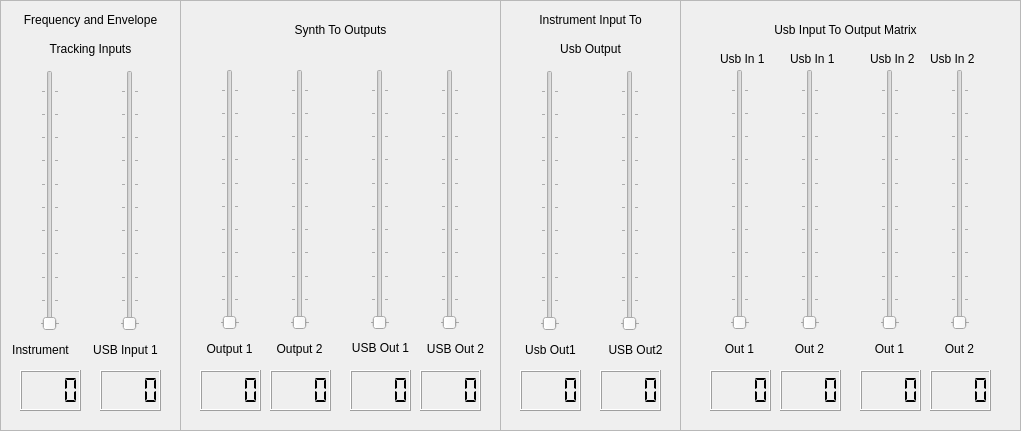
    <widget class="QFrame" name="frame_32">
     <property name="geometry">
      <rect>
       <x>0</x>
       <y>290</y>
       <width>1021</width>
       <height>431</height>
      </rect>
     </property>
     <property name="frameShape">
      <enum>QFrame::StyledPanel</enum>
     </property>
     <property name="frameShadow">
      <enum>QFrame::Raised</enum>
     </property>
     <widget class="QFrame" name="frame_33">
      <property name="geometry">
       <rect>
        <x>0</x>
        <y>0</y>
        <width>181</width>
        <height>431</height>
       </rect>
      </property>
      <property name="frameShape">
       <enum>QFrame::StyledPanel</enum>
      </property>
      <property name="frameShadow">
       <enum>QFrame::Raised</enum>
      </property>
      <widget class="QSlider" name="verticalSlider_Usb1ToSynth">
       <property name="geometry">
        <rect>
         <x>120</x>
         <y>70</y>
         <width>20</width>
         <height>261</height>
        </rect>
       </property>
       <property name="maximum">
        <number>127</number>
       </property>
       <property name="orientation">
        <enum>Qt::Vertical</enum>
       </property>
       <property name="tickPosition">
        <enum>QSlider::TicksBothSides</enum>
       </property>
       <property name="tickInterval">
        <number>12</number>
       </property>
      </widget>
      <widget class="QSlider" name="verticalSlider_InstrumentToSynth">
       <property name="geometry">
        <rect>
         <x>40</x>
         <y>70</y>
         <width>20</width>
         <height>261</height>
        </rect>
       </property>
       <property name="maximum">
        <number>127</number>
       </property>
       <property name="orientation">
        <enum>Qt::Vertical</enum>
       </property>
       <property name="tickPosition">
        <enum>QSlider::TicksBothSides</enum>
       </property>
       <property name="tickInterval">
        <number>12</number>
       </property>
      </widget>
      <widget class="QLabel" name="label_101">
       <property name="geometry">
        <rect>
         <x>10</x>
         <y>10</y>
         <width>161</width>
         <height>20</height>
        </rect>
       </property>
       <property name="text">
        <string>Frequency and Envelope</string>
       </property>
       <property name="alignment">
        <set>Qt::AlignCenter</set>
       </property>
      </widget>
      <widget class="QLabel" name="label_102">
       <property name="geometry">
        <rect>
         <x>40</x>
         <y>40</y>
         <width>101</width>
         <height>18</height>
        </rect>
       </property>
       <property name="text">
        <string>Tracking Inputs</string>
       </property>
       <property name="alignment">
        <set>Qt::AlignCenter</set>
       </property>
      </widget>
      <widget class="QLabel" name="label_103">
       <property name="geometry">
        <rect>
         <x>0</x>
         <y>340</y>
         <width>81</width>
         <height>20</height>
        </rect>
       </property>
       <property name="text">
        <string>Instrument</string>
       </property>
       <property name="alignment">
        <set>Qt::AlignCenter</set>
       </property>
      </widget>
      <widget class="QLabel" name="label_104">
       <property name="geometry">
        <rect>
         <x>90</x>
         <y>340</y>
         <width>71</width>
         <height>20</height>
        </rect>
       </property>
       <property name="text">
        <string>USB Input 1</string>
       </property>
       <property name="alignment">
        <set>Qt::AlignCenter</set>
       </property>
      </widget>
      <widget class="QLCDNumber" name="lcdNumber_InstrumentToSynth">
       <property name="geometry">
        <rect>
         <x>20</x>
         <y>370</y>
         <width>61</width>
         <height>41</height>
        </rect>
       </property>
       <property name="digitCount">
        <number>4</number>
       </property>
       <property name="segmentStyle">
        <enum>QLCDNumber::Flat</enum>
       </property>
      </widget>
      <widget class="QLCDNumber" name="lcdNumber_Usb1ToSynth">
       <property name="geometry">
        <rect>
         <x>100</x>
         <y>370</y>
         <width>61</width>
         <height>41</height>
        </rect>
       </property>
       <property name="digitCount">
        <number>4</number>
       </property>
       <property name="segmentStyle">
        <enum>QLCDNumber::Flat</enum>
       </property>
      </widget>
     </widget>
     <widget class="QFrame" name="frame_34">
      <property name="geometry">
       <rect>
        <x>180</x>
        <y>0</y>
        <width>321</width>
        <height>431</height>
       </rect>
      </property>
      <property name="frameShape">
       <enum>QFrame::StyledPanel</enum>
      </property>
      <property name="frameShadow">
       <enum>QFrame::Raised</enum>
      </property>
      <widget class="QSlider" name="verticalSlider_SynthToOut1">
       <property name="geometry">
        <rect>
         <x>40</x>
         <y>69</y>
         <width>20</width>
         <height>261</height>
        </rect>
       </property>
       <property name="maximum">
        <number>127</number>
       </property>
       <property name="orientation">
        <enum>Qt::Vertical</enum>
       </property>
       <property name="tickPosition">
        <enum>QSlider::TicksBothSides</enum>
       </property>
       <property name="tickInterval">
        <number>12</number>
       </property>
      </widget>
      <widget class="QSlider" name="verticalSlider_SynthToOut2">
       <property name="geometry">
        <rect>
         <x>110</x>
         <y>69</y>
         <width>20</width>
         <height>261</height>
        </rect>
       </property>
       <property name="maximum">
        <number>127</number>
       </property>
       <property name="orientation">
        <enum>Qt::Vertical</enum>
       </property>
       <property name="tickPosition">
        <enum>QSlider::TicksBothSides</enum>
       </property>
       <property name="tickInterval">
        <number>12</number>
       </property>
      </widget>
      <widget class="QSlider" name="verticalSlider_SynthToUsbOut2">
       <property name="geometry">
        <rect>
         <x>260</x>
         <y>69</y>
         <width>20</width>
         <height>261</height>
        </rect>
       </property>
       <property name="maximum">
        <number>127</number>
       </property>
       <property name="orientation">
        <enum>Qt::Vertical</enum>
       </property>
       <property name="tickPosition">
        <enum>QSlider::TicksBothSides</enum>
       </property>
       <property name="tickInterval">
        <number>12</number>
       </property>
      </widget>
      <widget class="QSlider" name="verticalSlider_SynthToUsbOut1">
       <property name="geometry">
        <rect>
         <x>190</x>
         <y>69</y>
         <width>20</width>
         <height>261</height>
        </rect>
       </property>
       <property name="maximum">
        <number>127</number>
       </property>
       <property name="orientation">
        <enum>Qt::Vertical</enum>
       </property>
       <property name="tickPosition">
        <enum>QSlider::TicksBothSides</enum>
       </property>
       <property name="tickInterval">
        <number>12</number>
       </property>
      </widget>
      <widget class="QLabel" name="label_105">
       <property name="geometry">
        <rect>
         <x>100</x>
         <y>20</y>
         <width>121</width>
         <height>20</height>
        </rect>
       </property>
       <property name="text">
        <string>Synth To Outputs</string>
       </property>
       <property name="alignment">
        <set>Qt::AlignCenter</set>
       </property>
      </widget>
      <widget class="QLabel" name="label_106">
       <property name="geometry">
        <rect>
         <x>20</x>
         <y>340</y>
         <width>59</width>
         <height>18</height>
        </rect>
       </property>
       <property name="text">
        <string>Output 1</string>
       </property>
       <property name="alignment">
        <set>Qt::AlignCenter</set>
       </property>
      </widget>
      <widget class="QLabel" name="label_107">
       <property name="geometry">
        <rect>
         <x>90</x>
         <y>340</y>
         <width>59</width>
         <height>18</height>
        </rect>
       </property>
       <property name="text">
        <string>Output 2</string>
       </property>
       <property name="alignment">
        <set>Qt::AlignCenter</set>
       </property>
      </widget>
      <widget class="QLabel" name="label_108">
       <property name="geometry">
        <rect>
         <x>160</x>
         <y>340</y>
         <width>81</width>
         <height>16</height>
        </rect>
       </property>
       <property name="text">
        <string>USB Out 1</string>
       </property>
       <property name="alignment">
        <set>Qt::AlignCenter</set>
       </property>
      </widget>
      <widget class="QLabel" name="label_109">
       <property name="geometry">
        <rect>
         <x>240</x>
         <y>340</y>
         <width>71</width>
         <height>18</height>
        </rect>
       </property>
       <property name="text">
        <string>USB Out 2</string>
       </property>
       <property name="alignment">
        <set>Qt::AlignCenter</set>
       </property>
      </widget>
      <widget class="QLCDNumber" name="lcdNumber_SynthToOut1">
       <property name="geometry">
        <rect>
         <x>20</x>
         <y>370</y>
         <width>61</width>
         <height>41</height>
        </rect>
       </property>
       <property name="digitCount">
        <number>4</number>
       </property>
       <property name="segmentStyle">
        <enum>QLCDNumber::Flat</enum>
       </property>
      </widget>
      <widget class="QLCDNumber" name="lcdNumber_SynthToOut2">
       <property name="geometry">
        <rect>
         <x>90</x>
         <y>370</y>
         <width>61</width>
         <height>41</height>
        </rect>
       </property>
       <property name="digitCount">
        <number>4</number>
       </property>
       <property name="segmentStyle">
        <enum>QLCDNumber::Flat</enum>
       </property>
      </widget>
      <widget class="QLCDNumber" name="lcdNumber_SynthToUsbOut1">
       <property name="geometry">
        <rect>
         <x>170</x>
         <y>370</y>
         <width>61</width>
         <height>41</height>
        </rect>
       </property>
       <property name="digitCount">
        <number>4</number>
       </property>
       <property name="segmentStyle">
        <enum>QLCDNumber::Flat</enum>
       </property>
      </widget>
      <widget class="QLCDNumber" name="lcdNumber_SynthToUsbOut2">
       <property name="geometry">
        <rect>
         <x>240</x>
         <y>370</y>
         <width>61</width>
         <height>41</height>
        </rect>
       </property>
       <property name="digitCount">
        <number>4</number>
       </property>
       <property name="segmentStyle">
        <enum>QLCDNumber::Flat</enum>
       </property>
      </widget>
     </widget>
     <widget class="QFrame" name="frame_35">
      <property name="geometry">
       <rect>
        <x>500</x>
        <y>0</y>
        <width>181</width>
        <height>431</height>
       </rect>
      </property>
      <property name="frameShape">
       <enum>QFrame::StyledPanel</enum>
      </property>
      <property name="frameShadow">
       <enum>QFrame::Raised</enum>
      </property>
      <widget class="QSlider" name="verticalSlider_InstrumentToUsbOut2">
       <property name="geometry">
        <rect>
         <x>120</x>
         <y>70</y>
         <width>20</width>
         <height>261</height>
        </rect>
       </property>
       <property name="maximum">
        <number>127</number>
       </property>
       <property name="orientation">
        <enum>Qt::Vertical</enum>
       </property>
       <property name="tickPosition">
        <enum>QSlider::TicksBothSides</enum>
       </property>
       <property name="tickInterval">
        <number>12</number>
       </property>
      </widget>
      <widget class="QSlider" name="verticalSlider_InstrumentToUsbOut1">
       <property name="geometry">
        <rect>
         <x>40</x>
         <y>70</y>
         <width>20</width>
         <height>261</height>
        </rect>
       </property>
       <property name="maximum">
        <number>127</number>
       </property>
       <property name="orientation">
        <enum>Qt::Vertical</enum>
       </property>
       <property name="tickPosition">
        <enum>QSlider::TicksBothSides</enum>
       </property>
       <property name="tickInterval">
        <number>12</number>
       </property>
      </widget>
      <widget class="QLabel" name="label_111">
       <property name="geometry">
        <rect>
         <x>10</x>
         <y>10</y>
         <width>161</width>
         <height>20</height>
        </rect>
       </property>
       <property name="text">
        <string>Instrument Input To</string>
       </property>
       <property name="alignment">
        <set>Qt::AlignCenter</set>
       </property>
      </widget>
      <widget class="QLabel" name="label_112">
       <property name="geometry">
        <rect>
         <x>40</x>
         <y>40</y>
         <width>101</width>
         <height>18</height>
        </rect>
       </property>
       <property name="text">
        <string>Usb Output</string>
       </property>
       <property name="alignment">
        <set>Qt::AlignCenter</set>
       </property>
      </widget>
      <widget class="QLabel" name="label_113">
       <property name="geometry">
        <rect>
         <x>10</x>
         <y>340</y>
         <width>81</width>
         <height>20</height>
        </rect>
       </property>
       <property name="text">
        <string>Usb Out1</string>
       </property>
       <property name="alignment">
        <set>Qt::AlignCenter</set>
       </property>
      </widget>
      <widget class="QLabel" name="label_114">
       <property name="geometry">
        <rect>
         <x>100</x>
         <y>340</y>
         <width>71</width>
         <height>20</height>
        </rect>
       </property>
       <property name="text">
        <string>USB Out2</string>
       </property>
       <property name="alignment">
        <set>Qt::AlignCenter</set>
       </property>
      </widget>
      <widget class="QLCDNumber" name="lcdNumber_InstrumentToUsbOut1">
       <property name="geometry">
        <rect>
         <x>20</x>
         <y>370</y>
         <width>61</width>
         <height>41</height>
        </rect>
       </property>
       <property name="digitCount">
        <number>4</number>
       </property>
       <property name="segmentStyle">
        <enum>QLCDNumber::Flat</enum>
       </property>
      </widget>
      <widget class="QLCDNumber" name="lcdNumber_InstrumentToUsbOut2">
       <property name="geometry">
        <rect>
         <x>100</x>
         <y>370</y>
         <width>61</width>
         <height>41</height>
        </rect>
       </property>
       <property name="digitCount">
        <number>4</number>
       </property>
       <property name="segmentStyle">
        <enum>QLCDNumber::Flat</enum>
       </property>
      </widget>
     </widget>
     <widget class="QFrame" name="frame_36">
      <property name="geometry">
       <rect>
        <x>680</x>
        <y>0</y>
        <width>341</width>
        <height>431</height>
       </rect>
      </property>
      <property name="frameShape">
       <enum>QFrame::StyledPanel</enum>
      </property>
      <property name="frameShadow">
       <enum>QFrame::Raised</enum>
      </property>
      <widget class="QSlider" name="verticalSlider_UsbIn1ToOut1">
       <property name="geometry">
        <rect>
         <x>50</x>
         <y>69</y>
         <width>20</width>
         <height>261</height>
        </rect>
       </property>
       <property name="maximum">
        <number>127</number>
       </property>
       <property name="orientation">
        <enum>Qt::Vertical</enum>
       </property>
       <property name="tickPosition">
        <enum>QSlider::TicksBothSides</enum>
       </property>
       <property name="tickInterval">
        <number>12</number>
       </property>
      </widget>
      <widget class="QSlider" name="verticalSlider_UsbIn2ToOut1">
       <property name="geometry">
        <rect>
         <x>120</x>
         <y>69</y>
         <width>20</width>
         <height>261</height>
        </rect>
       </property>
       <property name="maximum">
        <number>127</number>
       </property>
       <property name="orientation">
        <enum>Qt::Vertical</enum>
       </property>
       <property name="tickPosition">
        <enum>QSlider::TicksBothSides</enum>
       </property>
       <property name="tickInterval">
        <number>12</number>
       </property>
      </widget>
      <widget class="QSlider" name="verticalSlider_UsbIn2ToOut2">
       <property name="geometry">
        <rect>
         <x>270</x>
         <y>69</y>
         <width>20</width>
         <height>261</height>
        </rect>
       </property>
       <property name="maximum">
        <number>127</number>
       </property>
       <property name="orientation">
        <enum>Qt::Vertical</enum>
       </property>
       <property name="tickPosition">
        <enum>QSlider::TicksBothSides</enum>
       </property>
       <property name="tickInterval">
        <number>12</number>
       </property>
      </widget>
      <widget class="QSlider" name="verticalSlider_UsbIn1ToOut2">
       <property name="geometry">
        <rect>
         <x>200</x>
         <y>69</y>
         <width>20</width>
         <height>261</height>
        </rect>
       </property>
       <property name="maximum">
        <number>127</number>
       </property>
       <property name="orientation">
        <enum>Qt::Vertical</enum>
       </property>
       <property name="tickPosition">
        <enum>QSlider::TicksBothSides</enum>
       </property>
       <property name="tickInterval">
        <number>12</number>
       </property>
      </widget>
      <widget class="QLabel" name="label_115">
       <property name="geometry">
        <rect>
         <x>40</x>
         <y>20</y>
         <width>251</width>
         <height>20</height>
        </rect>
       </property>
       <property name="text">
        <string>Usb Input To Output Matrix</string>
       </property>
       <property name="alignment">
        <set>Qt::AlignCenter</set>
       </property>
      </widget>
      <widget class="QLabel" name="label_116">
       <property name="geometry">
        <rect>
         <x>30</x>
         <y>340</y>
         <width>59</width>
         <height>18</height>
        </rect>
       </property>
       <property name="text">
        <string>Out 1</string>
       </property>
       <property name="alignment">
        <set>Qt::AlignCenter</set>
       </property>
      </widget>
      <widget class="QLabel" name="label_117">
       <property name="geometry">
        <rect>
         <x>100</x>
         <y>340</y>
         <width>59</width>
         <height>18</height>
        </rect>
       </property>
       <property name="text">
        <string>Out 2</string>
       </property>
       <property name="alignment">
        <set>Qt::AlignCenter</set>
       </property>
      </widget>
      <widget class="QLCDNumber" name="lcdNumber_UsbIn1ToOut1">
       <property name="geometry">
        <rect>
         <x>30</x>
         <y>370</y>
         <width>61</width>
         <height>41</height>
        </rect>
       </property>
       <property name="digitCount">
        <number>4</number>
       </property>
       <property name="segmentStyle">
        <enum>QLCDNumber::Flat</enum>
       </property>
      </widget>
      <widget class="QLCDNumber" name="lcdNumber_UsbIn2ToOut1">
       <property name="geometry">
        <rect>
         <x>100</x>
         <y>370</y>
         <width>61</width>
         <height>41</height>
        </rect>
       </property>
       <property name="digitCount">
        <number>4</number>
       </property>
       <property name="segmentStyle">
        <enum>QLCDNumber::Flat</enum>
       </property>
      </widget>
      <widget class="QLCDNumber" name="lcdNumber_UsbIn1ToOut2">
       <property name="geometry">
        <rect>
         <x>180</x>
         <y>370</y>
         <width>61</width>
         <height>41</height>
        </rect>
       </property>
       <property name="digitCount">
        <number>4</number>
       </property>
       <property name="segmentStyle">
        <enum>QLCDNumber::Flat</enum>
       </property>
      </widget>
      <widget class="QLCDNumber" name="lcdNumber_UsbIn2ToOut2">
       <property name="geometry">
        <rect>
         <x>250</x>
         <y>370</y>
         <width>61</width>
         <height>41</height>
        </rect>
       </property>
       <property name="digitCount">
        <number>4</number>
       </property>
       <property name="segmentStyle">
        <enum>QLCDNumber::Flat</enum>
       </property>
      </widget>
      <widget class="QLabel" name="label_53">
       <property name="geometry">
        <rect>
         <x>40</x>
         <y>50</y>
         <width>51</width>
         <height>18</height>
        </rect>
       </property>
       <property name="text">
        <string>Usb In 1</string>
       </property>
      </widget>
      <widget class="QLabel" name="label_120">
       <property name="geometry">
        <rect>
         <x>190</x>
         <y>50</y>
         <width>59</width>
         <height>18</height>
        </rect>
       </property>
       <property name="text">
        <string>Usb In 2</string>
       </property>
      </widget>
      <widget class="QLabel" name="label_121">
       <property name="geometry">
        <rect>
         <x>110</x>
         <y>50</y>
         <width>51</width>
         <height>18</height>
        </rect>
       </property>
       <property name="text">
        <string>Usb In 1</string>
       </property>
      </widget>
      <widget class="QLabel" name="label_122">
       <property name="geometry">
        <rect>
         <x>250</x>
         <y>50</y>
         <width>59</width>
         <height>18</height>
        </rect>
       </property>
       <property name="text">
        <string>Usb In 2</string>
       </property>
      </widget>
      <widget class="QLabel" name="label_118">
       <property name="geometry">
        <rect>
         <x>180</x>
         <y>340</y>
         <width>59</width>
         <height>18</height>
        </rect>
       </property>
       <property name="text">
        <string>Out 1</string>
       </property>
       <property name="alignment">
        <set>Qt::AlignCenter</set>
       </property>
      </widget>
      <widget class="QLabel" name="label_119">
       <property name="geometry">
        <rect>
         <x>250</x>
         <y>340</y>
         <width>59</width>
         <height>18</height>
        </rect>
       </property>
       <property name="text">
        <string>Out 2</string>
       </property>
       <property name="alignment">
        <set>Qt::AlignCenter</set>
       </property>
      </widget>
     </widget>
    </widget>
